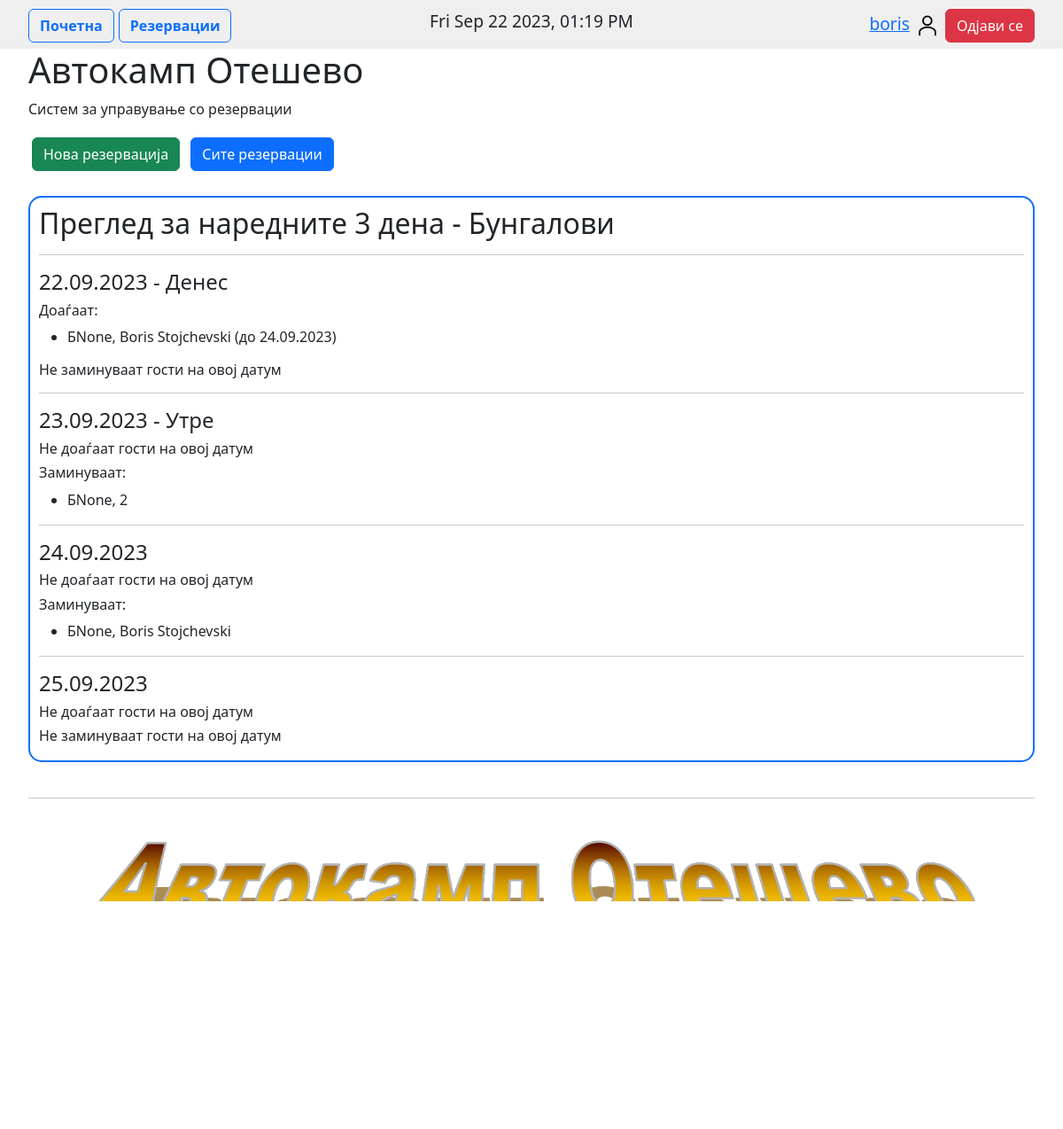
The app's page / (signed in) with its own data.
### reservationsApp/models.py (models this page shows)
class Reservation(models.Model):
    class Types(models.TextChoices):
        Bungalov = "Bungalov", "Бунгалов"
        Prikolka = "Prikolka", "Приколка"
        Shator = "Shator", "Шатор"
    class Statuses(models.TextChoices):
        Avansirana = "Avansirana", "Авансирана"
        Zavrshena = "Zavrshena", "Завршена"
        Nova = "Nova", "Нова"
        Prioritetna = "Prioritetna", "Приоритетна"
        VoTek = "Vo tek", "Во тек"
    guestName = models.CharField(max_length=100)
    guestEmail = models.CharField(max_length=100, blank=True, null=True)
    numGuests = models.CharField(max_length=20,blank=True, null=True)
    guestPhone = models.CharField(max_length=20, null=True, blank=True)
    dateFrom = models.DateField(blank=True, null=True)
    dateTo = models.DateField(blank=True, null=True)
    type = models.CharField(max_length=12, choices=Types.choices, default=Types.Bungalov)
    bNumber = models.CharField(max_length=20,blank=True, null=True)
    resDetails = models.TextField(blank=True, null=True)
    image = models.ImageField(upload_to='images/', blank=True, null=True)
    dateOfReservation = models.DateTimeField(auto_now_add=True)
    status = models.CharField(max_length=20, choices=Statuses.choices, default=Statuses.Nova)
    madeBy = models.ForeignKey(User, on_delete=models.CASCADE, null=True, blank=True)

### reservationsApp/views.py (the view)
# urls.py: path('', views.index, name="index"),
def index(request):
    d0 = date.today()
    d1 = date.today() + timedelta(days=1)
    d2 = date.today() + timedelta(days=2)
    d3 = date.today() + timedelta(days=3)
    d0come = Reservation.objects.filter(dateFrom=d0).filter(type="Bungalov")
    d0go = Reservation.objects.filter(dateTo=d0).filter(type="Bungalov")
    d1come = Reservation.objects.filter(dateFrom=d1).filter(type="Bungalov")
    d1go = Reservation.objects.filter(dateTo=d1).filter(type="Bungalov")
    d2come = Reservation.objects.filter(dateFrom=d2).filter(type="Bungalov")
    d2go = Reservation.objects.filter(dateTo=d2).filter(type="Bungalov")
    d3come = Reservation.objects.filter(dateFrom=d3).filter(type="Bungalov")
    d3go = Reservation.objects.filter(dateTo=d3).filter(type="Bungalov")
    context = {"d0come": d0come, "d0go": d0go,
               "d1come": d1come, "d1go": d1go,
               "d2come": d2come, "d2go": d2go,
               "d3come": d3come, "d3go": d3go,
               "d0": d0, "d1": d1, "d2": d2, "d3": d3, }
    return render(request, 'index.html', context)

### reservationsApp/templates/index.html
{% extends 'base.html' %}
{% block content %}
    <h1>Автокамп Отешево</h1>
    <p>Систем за управување со резервации</p>
    {% if not user.is_authenticated %}
        <h3>Ве молиме најавете се</h3>
    {% else %}
        <a class="btn btn-success m-1" href="{% url 'add' %}">Нова резервација</a>
        <a class="btn btn-primary m-1" href="{% url 'list' %}">Сите резервации</a>
        <br><br>
        <div id="pregled">
            <h2>Преглед за наредните 3 дена - Бунгалови</h2>
            <hr>
            <h4 id="day0">{{ d0|date:"d.m.Y" }} - Денес</h4>
            {% if not d0come.count == 0 %}
                <h6>Доаѓаат:</h6>
                <ul>
                    {% for d0c in d0come %}
                        <li>Б{{ d0c.bNumber }}, {{ d0c.guestName }} (до {{ d0c.dateTo|date:"d.m.Y" }})</li>
                    {% endfor %}
                </ul>
            {% else %}
                <h6>Не доаѓаат гости на овој датум</h6>
            {% endif %}
            {% if not d0go.count == 0 %}
                <h6>Заминуваат:</h6>
                <ul>
                    {% for d0g in d0go %}
                        <li>Б{{ d0g.bNumber }}, {{ d0g.guestName }}</li>
                    {% endfor %}
                </ul>
            {% else %}
                <h6>Не заминуваат гости на овој датум</h6>
            {% endif %}
            <hr>
            <h4 id="day1">{{ d1|date:"d.m.Y" }} - Утре</h4>
            {% if not d1come.count == 0 %}
                <h6>Доаѓаат:</h6>
                <ul>
                    {% for d1c in d1come %}
                        <li>Б{{ d1c.bNumber }}, {{ d1c.guestName }} (до {{ d1c.dateTo|date:"d.m.Y" }})</li>
                    {% endfor %}
                </ul>
            {% else %}
                <h6>Не доаѓаат гости на овој датум</h6>
            {% endif %}
            {% if not d1go.count == 0 %}
                <h6>Заминуваат:</h6>
                <ul>
                    {% for d1g in d1go %}
                        <li>Б{{ d1g.bNumber }}, {{ d1g.guestName }}</li>
                    {% endfor %}
                </ul>
            {% else %}
                <h6>Не заминуваат гости на овој датум</h6>
            {% endif %}
            <hr>
            <h4 id="day2">{{ d2|date:"d.m.Y" }}</h4>
            {% if not d2come.count == 0 %}
                <h6>Доаѓаат:</h6>
                <ul>
                    {% for d2c in d2come %}
                        <li>Б{{ d2c.bNumber }}, {{ d2c.guestName }} (до {{ d2c.dateTo|date:"d.m.Y" }})</li>
                    {% endfor %}
                </ul>
            {% else %}
                <h6>Не доаѓаат гости на овој датум</h6>
            {% endif %}
            {% if not d2go.count == 0 %}
                <h6>Заминуваат:</h6>
                <ul>
                    {% for d2g in d2go %}
                        <li>Б{{ d2g.bNumber }}, {{ d2g.guestName }}</li>
                    {% endfor %}
                </ul>
            {% else %}
                <h6>Не заминуваат гости на овој датум</h6>
            {% endif %}
            <hr>
            <h4 id="day3">{{ d3|date:"d.m.Y" }}</h4>
            {% if not d3come.count == 0 %}
                <h6>Доаѓаат:</h6>
                <ul>
                    {% for d3c in d3come %}
                        <li>Б{{ d3c.bNumber }}, {{ d3c.guestName }} (до {{ d3c.dateTo|date:"d.m.Y" }})</li>
                    {% endfor %}
                </ul>
            {% else %}
                <h6>Не доаѓаат гости на овој датум</h6>
            {% endif %}
            {% if not d3go.count == 0 %}
                <h6>Заминуваат:</h6>
                <ul>
                    {% for d3g in d3go %}
                        <li>Б{{ d3g.bNumber }}, {{ d3g.guestName }}</li>
                    {% endfor %}
                </ul>
            {% else %}
                <h6>Не заминуваат гости на овој датум</h6>
            {% endif %}
        </div>
    {% endif %}
    <br>
    <hr>
    <img class="indexImg" src="/data/static/Logo.png">
{% endblock %}

### reservationsApp/templates/navbar.html (shortened to what this page needs)
<div class="navbar-c">
    <div class="container-custom">
        <div class="row">
            <div class="col">
                <a class="btn btn-outline-primary" id="indexLink" href="{% url 'index' %}">Почетна</a>
                {% if user.is_authenticated %}
                    <a class="btn btn-outline-primary" id="indexLink" href="{% url 'list' %}">Резервации</a>
                {% endif %}
            </div>
            <div class="col text-center">
                <p id="time">:</p>
            </div>
            <div class="col text-end">
                {% if user.is_authenticated %}
                    <div class="text-end">
                        <span><a href="{% url 'users' %}">{{ request.user }}</a></span>
                        <img width="30px" src="/data/static/user.png">
                        <a href="{% url 'logoutView' %}" class="btn btn-danger"> Одјави се</a>
                    </div>
                {% else %}
                    <div class="text-end">
                        <img width="30px" src="/data/static/user.png">
                        <a href="{% url 'login' %}" class="btn btn-primary"> Најави се</a>
                    </div>
                {% endif %}
            </div>
        </div>
    </div>
</div>

### reservationsApp/templates/navbar.html (style rules this page uses)
#indexLink { text-decoration: none; font-weight: bold; margin-bottom: 5px; }
.navbar-c { font-size: 1.2rem; padding-top: 10px; background: #efefef; }

### reservationsApp/templates/base.html (style rules this page uses)
.container-custom { width: 100%; padding-left: 2rem; padding-right: 2rem; margin-left: auto; margin-right: auto; }
.imgList, .indexImg { max-width: -moz-available; max-width: -webkit-fill-available; max-width: fill-available; }
.indexImg { display: block; }
#pregled { border: 2px solid #0d6efd; border-radius: 15px; padding: 10px; }

### records on screen
Reservation: bNumber "None", guestName "Boris Stojchevski", dateTo "24.09.2023"
Reservation: bNumber "None", guestName "2"

### other values on screen
{{ request.user }} "boris"
